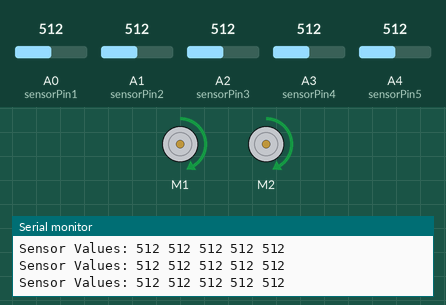
This sketch was run on a simulated Arduino Uno, built with avr-gcc and run on an emulated ATmega328P. Parts: 2 × DC motor (green arrow = forward, orange = backward, longer = faster), the last lines printed to the serial monitor. The inputs (shaded band) are chosen by the test bench; at power-on: A0 (sensorPin1) = 512, A1 (sensorPin2) = 512, A3 (sensorPin4) = 512, A4 (sensorPin5) = 512, A2 (sensorPin3) = 512.

Above: at 1.2 s.
1.3 s: A0 (sensorPin1) set to 491
At 2.1 s:
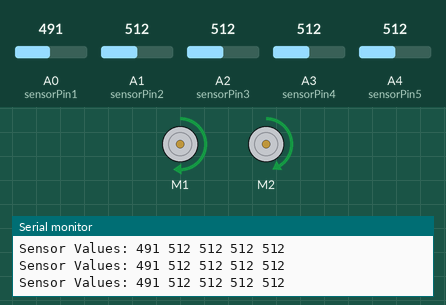
2.8 s: A1 (sensorPin2) set to 486
At 3.3 s:
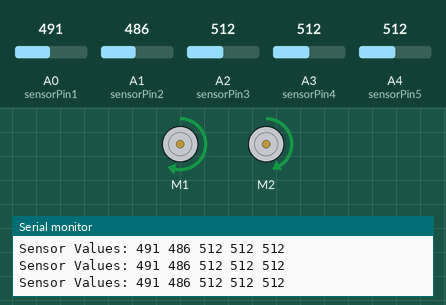
4.3 s: A3 (sensorPin4) set to 486
At 5.5 s:
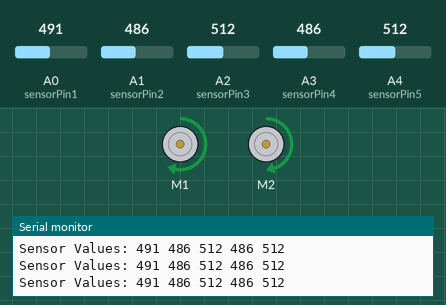
5.8 s: A4 (sensorPin5) set to 30
At 6.8 s:
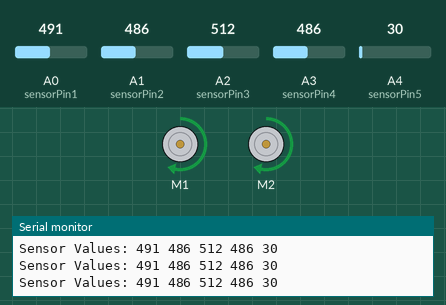
7.3 s: A0 (sensorPin1) set to 510
At 8.0 s:
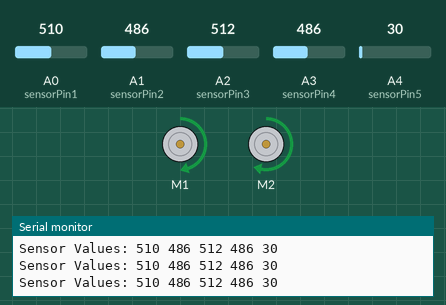
8.8 s: A4 (sensorPin5) set to 510
At 9.1 s:
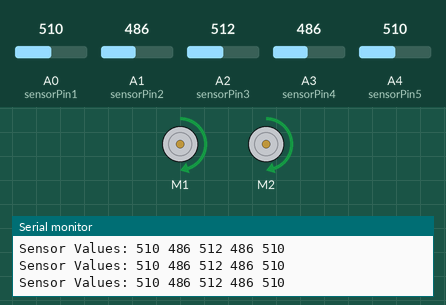
Timing chart, 0 to 11.3 s (numbered marks = the images above; inputs shaded):
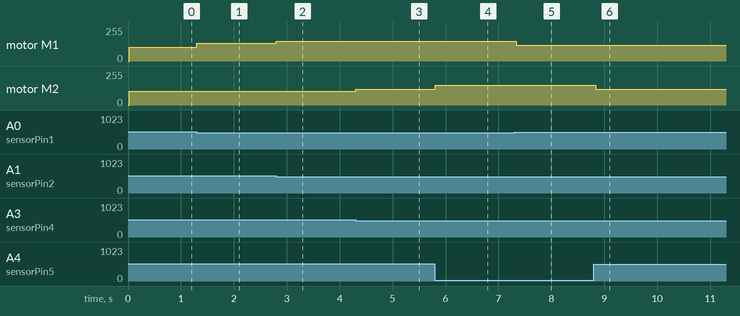

Measured:
- after the input at 1.3 s, motor M1: forward 105/255 → forward 135/255 at once
- after the input at 2.8 s, motor M1: forward 135/255 → forward 150/255 at once
- after the input at 4.3 s, motor M2: forward 105/255 → forward 120/255 at once
- after the input at 5.8 s, motor M2: forward 120/255 → forward 150/255 at once
- after the input at 7.3 s, motor M1: forward 150/255 → forward 120/255 at once
- after the input at 8.8 s, motor M2: forward 150/255 → forward 120/255 at once

The sketch:

code.ino
```cpp
#include <Wire.h>
#include <Adafruit_MotorShield.h>
#include "utility/Adafruit_MS_PWMServoDriver.h"

// Create the motor shield object with the default I2C address
Adafruit_MotorShield AFMS = Adafruit_MotorShield();

// Define motors
Adafruit_DCMotor *leftMotor = AFMS.getMotor(1);
Adafruit_DCMotor *rightMotor = AFMS.getMotor(2);

// Define IR sensor pins
const int sensorPin1 = A0;
const int sensorPin2 = A1;
const int sensorPin3 = A2;
const int sensorPin4 = A3;
const int sensorPin5 = A4;

// Threshold values for each sensor
const int threshold = 500;

void setup() {
  Serial.begin(9600);           // set up Serial library at 9600 bps
  Serial.println("Adafruit Motorshield v2 - Line Follower test!");

  AFMS.begin();  // create with the default frequency 1.6KHz

  // Set the speed for the motors
  leftMotor->setSpeed(150);
  rightMotor->setSpeed(150);
}

void loop() {
  int sensorValues[5];

  // Read sensor values
  sensorValues[0] = analogRead(sensorPin1);
  sensorValues[1] = analogRead(sensorPin2);
  sensorValues[2] = analogRead(sensorPin3);
  sensorValues[3] = analogRead(sensorPin4);
  sensorValues[4] = analogRead(sensorPin5);

  // Adjust motor speeds based on sensor values
  int leftSpeed = 150;
  int rightSpeed = 150;

  // Adjust the speed based on sensor inputs
  leftSpeed += sensorValues[0] > threshold ? -30 : 0;
  leftSpeed += sensorValues[1] > threshold ? -15 : 0;
  rightSpeed += sensorValues[3] > threshold ? -15 : 0;
  rightSpeed += sensorValues[4] > threshold ? -30 : 0;

  // Set motor speeds
  leftMotor->setSpeed(leftSpeed);
  rightMotor->setSpeed(rightSpeed);

  // Run motors
  leftMotor->run(FORWARD);
  rightMotor->run(FORWARD);

  // Print sensor values for debugging
  Serial.print("Sensor Values: ");
  for (int i = 0; i < 5; i++) {
    Serial.print(sensorValues[i]);
    Serial.print(" ");
  }
  Serial.println();

  delay(10); // adjust as needed
}
```
